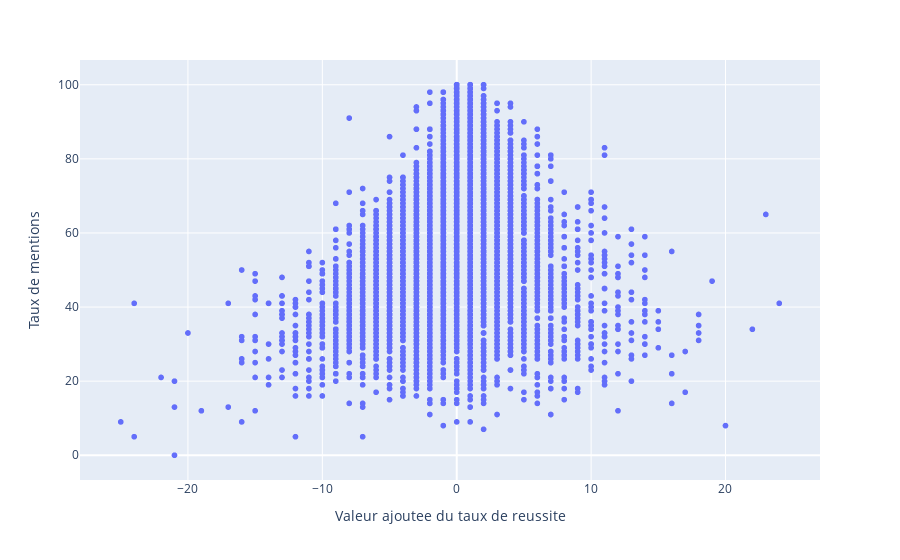

The cell this chart's notebook holds for it:
### Code cell
fig = px.scatter(ips_res_df, x="Valeur ajoutee du taux de reussite", y="Taux de mentions")
fig.show()

### Figure 1 — Plotly figure (JSON) as saved in the notebook; plotly's stock layout.template omitted (floating-point values rounded to 4 significant figures; data arrays with more than 128 entries replaced by an {"elided": "..."} marker saying what was removed)
{"data": [{"hovertemplate": "Valeur ajoutee du taux de reussite=%{x}<br>Taux de mentions=%{y}<extra></extra>", "legendgroup": "", "marker": {"color": "#636efa", "symbol": "circle"}, "mode": "markers", "name": "", "showlegend": false, "type": "scattergl", "x": {"elided": "21777 int values"}, "xaxis": "x", "y": {"elided": "21777 int values"}, "yaxis": "y"}], "layout": {"legend": {"tracegroupgap": 0}, "margin": {"t": 60}, "xaxis": {"anchor": "y", "domain": [0, 1], "title": {"text": "Valeur ajoutee du taux de reussite"}}, "yaxis": {"anchor": "x", "domain": [0, 1], "title": {"text": "Taux de mentions"}}}}
